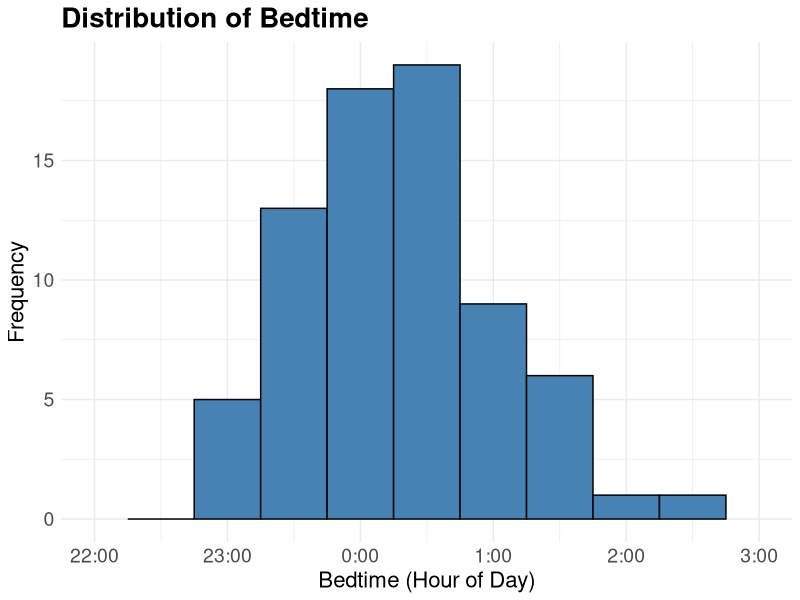
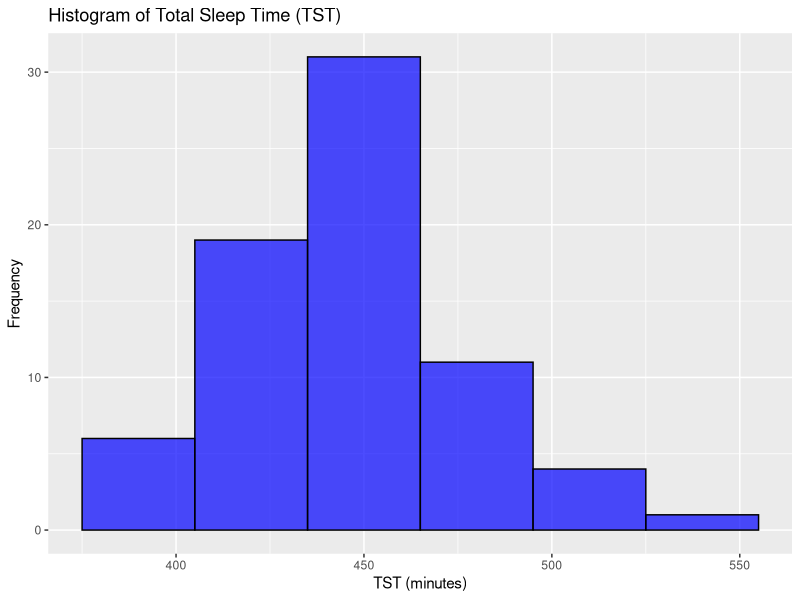
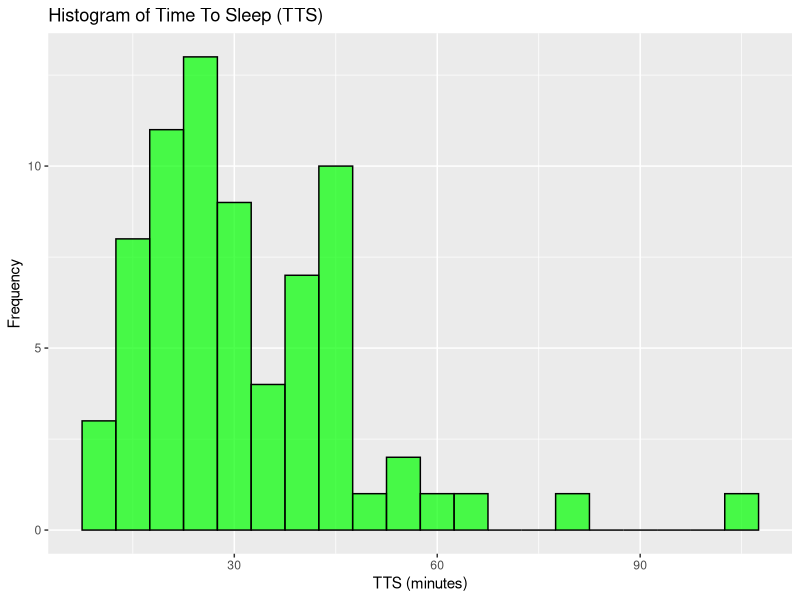
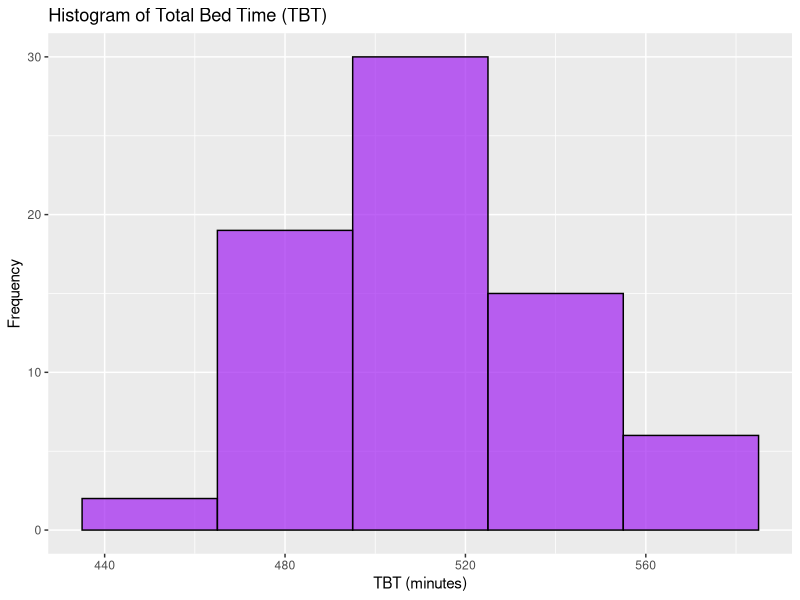
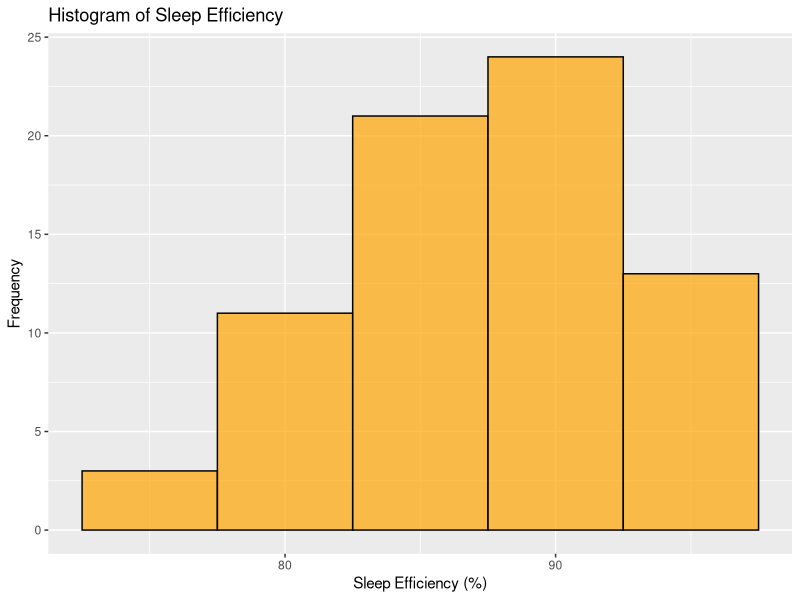
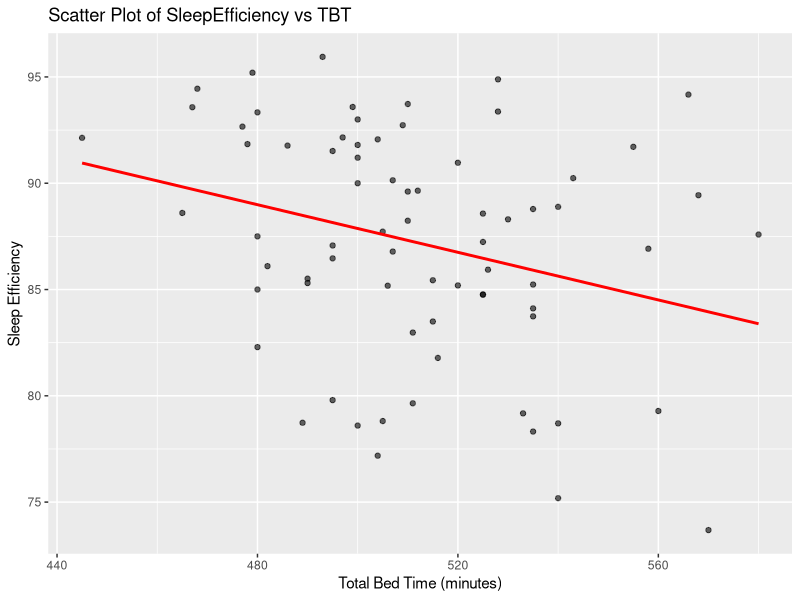
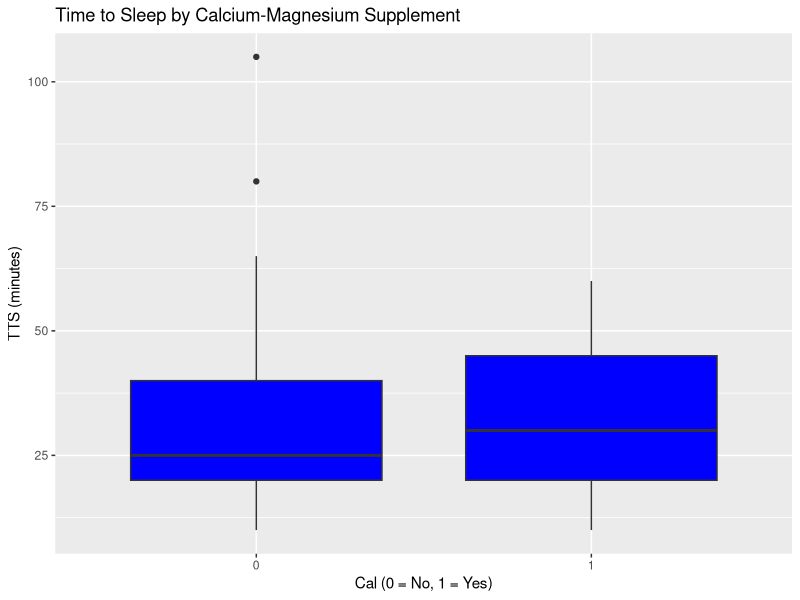
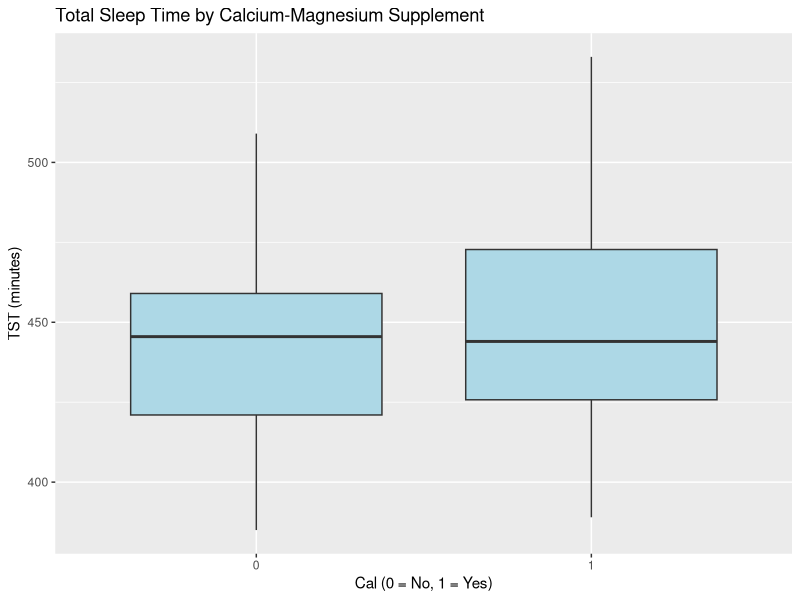

R code for these plots, in order:
## ---- chunk 1
knitr::opts_chunk$set(echo = TRUE)
library(tidyverse)  
library(lubridate)  
library(dplyr)
library(zoo)
## ---- chunk 2
# Read the data file
sleep <- read.table("sleep.txt", header = TRUE, sep = "", stringsAsFactors = FALSE)

# Display the first few rows
head(sleep)
## ---- chunk 3
colSums(is.na(sleep))
## ---- chunk 4
# Add default year (e.g., 2025) to the Date column
sleep$Date <- paste("2025", sleep$Date)

# Convert Date to Date object
sleep$Date <- as.Date(sleep$Date, format="%Y %m/%d")

sleep <- sleep %>%
  mutate(
    temp_bed_hour = floor(Bedtime / 100),  # Extract hours
    Bed_min  = Bedtime %% 100,        # Extract minutes
    Bed_hour = (temp_bed_hour + 12) %% 24,  # Adjust to 24-hour format
    Bedtime_time = as.POSIXct(sprintf("%02d:%02d:00", Bed_hour, Bed_min), format="%H:%M:%S")
  )


sleep <- sleep %>%
  mutate(
    Bedtime_time = format(Bedtime_time, "%H:%M:%S")  # Extract only the time part
  )

sleep <- sleep %>%
  select(-temp_bed_hour)  


# Create a new variable for sleep efficiency (as a percentage)
sleep <- sleep %>%
  mutate(SleepEfficiency = TST / TBT * 100)

sleep <- sleep %>%
  mutate(Awake_time = TBT - TTS - TST)

head(sleep)
## ---- chunk 5

filtered_data <- sleep %>% filter(Bed_hour == 23)

filtered_data
## ---- chunk 6
# Adjust Bed_time to make it continuous (e.g., 1:00 AM -> 25, 2:00 AM -> 26)
sleep$Bed_time_continuous <- ifelse(sleep$Bed_hour < 23, sleep$Bed_hour + 24, sleep$Bed_hour) + sleep$Bed_min / 60

# Plot with the new continuous Bed_time
ggplot(sleep, aes(x = Bed_time_continuous)) +
  geom_histogram(binwidth = 0.5, fill = "steelblue", color = "black") +
  scale_x_continuous(breaks = c(22, 23, 24, 25, 26, 27), 
                     labels = c("22:00", "23:00", "0:00", "1:00", "2:00", "3:00"), 
                     limits = c(22, 27)) +
  labs(title = "Distribution of Bedtime", 
       x = "Bedtime (Hour of Day)", 
       y = "Frequency") +
  theme_minimal() +
  theme(
    plot.title = element_text(size = 20, face = "bold"),  # Title text size
    axis.title.x = element_text(size = 16),              # X-axis title size
    axis.title.y = element_text(size = 16),              # Y-axis title size
    axis.text.x = element_text(size = 14),               # X-axis tick label size
    axis.text.y = element_text(size = 14)                # Y-axis tick label size
  )

## ---- chunk 7
# 1. Look at the basic structure and summary of the data
str(sleep)
summary(sleep)
## ---- chunk 8
# Count combinations of Cal > 0 and Alc > 0
result <- sleep %>%
  mutate(
    Take_Cal = Cal > 0,
    Drink_Alc = Alc > 0
  ) %>%
  group_by(Take_Cal, Drink_Alc) %>%
  summarise(Count = n(), .groups = "drop")

# View the result
print(result)

## ---- chunk 9
# Correlations among numeric variables
numeric_cols <- c("TTS", "TST", "TBT", "Run", "SleepEfficiency","Awake_time")
cor_matrix <- cor(sleep[, numeric_cols], use = "complete.obs")
print(cor_matrix)
## ---- chunk 10
# 2. Histograms for key variables

# Histogram of Total Sleep Time (TST)
ggplot(sleep, aes(x = TST)) +
  geom_histogram(binwidth = 30, fill = "blue", color = "black", alpha = 0.7) +
  labs(title = "Histogram of Total Sleep Time (TST)",
       x = "TST (minutes)",
       y = "Frequency")

# Histogram of Time To Sleep (TTS)
ggplot(sleep, aes(x = TTS)) +
  geom_histogram(binwidth = 5, fill = "green", color = "black", alpha = 0.7) +
  labs(title = "Histogram of Time To Sleep (TTS)",
       x = "TTS (minutes)",
       y = "Frequency")

# Histogram of Total Bed Time (TBT)
ggplot(sleep, aes(x = TBT)) +
  geom_histogram(binwidth = 30, fill = "purple", color = "black", alpha = 0.7) +
  labs(title = "Histogram of Total Bed Time (TBT)",
       x = "TBT (minutes)",
       y = "Frequency")

# Histogram of Sleep Efficiency
ggplot(sleep, aes(x = SleepEfficiency)) +
  geom_histogram(binwidth = 5, fill = "orange", color = "black", alpha = 0.7) +
  labs(title = "Histogram of Sleep Efficiency",
       x = "Sleep Efficiency (%)",
       y = "Frequency")
## ---- chunk 11
# 3. Scatter plot: TST vs TBT
# This addresses the doctor’s hypothesis that actual sleep time (TST) might be nearly fixed regardless 
# of the time in bed (TBT) if the subject is spending more time in bed than necessary.
# so if the human is habitually given much more time in bed, they will just sleep less efficiently
ggplot(sleep, aes(x = TBT, y = SleepEfficiency)) +
  geom_point(alpha = 0.6) +
  geom_smooth(method = "lm", se = FALSE, color = "red") +
  labs(title = "Scatter Plot of SleepEfficiency vs TBT",
       x = "Total Bed Time (minutes)",
       y = "Sleep Efficiency")
## ---- chunk 12
# 4. Boxplots to compare sleep outcomes by supplement (Cal) and alcohol (Alc) intake.
# add 4combinations
# Boxplot of TTS by Calcium-Magnesium supplement (Cal)
ggplot(sleep, aes(x = factor(Cal), y = TTS)) +
  geom_boxplot(fill = "blue") +
  labs(title = "Time to Sleep by Calcium-Magnesium Supplement",
       x = "Cal (0 = No, 1 = Yes)",
       y = "TTS (minutes)")

# Boxplot of TST by Calcium-Magnesium supplement (Cal)
ggplot(sleep, aes(x = factor(Cal), y = TST)) +
  geom_boxplot(fill = "lightblue") +
  labs(title = "Total Sleep Time by Calcium-Magnesium Supplement",
       x = "Cal (0 = No, 1 = Yes)",
       y = "TST (minutes)")

# Boxplot of TTS by Alcohol consumption (Alc)
ggplot(sleep, aes(x = factor(Alc), y = TTS)) +
  geom_boxplot(fill = "blue") +
  labs(title = "Time to Sleep by Alcohol Consumption",
       x = "Alc (0 = No, 1 = Yes)",
       y = "TTS (minutes)")

# Boxplot of TST by Alcohol consumption (Alc)
ggplot(sleep, aes(x = factor(Alc), y = TTS)) +
  geom_boxplot(fill = "lightblue") +
  labs(title = "Time to Sleep by Alcohol Consumption",
       x = "Alc (0 = No, 1 = Yes)",
       y = "TTS (minutes)")
## ---- chunk 13
# Add combinations of Cal and Alc to the dataset
sleep <- sleep %>%
  mutate(
    Combination = interaction(factor(Cal), factor(Alc), sep = ", "),
    Combination_Label = case_when(
      Combination == "0, 0" ~ "Cal=0, Alc=0",
      Combination == "0, 1" ~ "Cal=0, Alc=1",
      Combination == "1, 0" ~ "Cal=1, Alc=0",
      Combination == "1, 1" ~ "Cal=1, Alc=1"
    )
  )

# Plot boxplots for TTS across combinations of Cal and Alc
ggplot(sleep, aes(x = Combination_Label, y = TTS, fill = Combination_Label)) +
  geom_boxplot() +
  scale_fill_brewer(palette = "Set2") +
  labs(
    title = "Time to Sleep by Calcium and Alcohol Combinations",
    x = "Combinations (Cal, Alc)",
    y = "TTS (minutes)"
  ) +
  theme_minimal() +
  theme(
    plot.title = element_text(size = 16, face = "bold"),
    axis.title = element_text(size = 14),
    axis.text.x = element_text(angle = 45, hjust = 1, size = 12),
    legend.position = "none"
  )

## ---- chunk 14
# 5. Scatter plot: Miles run (Run) vs TST
ggplot(sleep, aes(x = Run, y = TST)) +
  geom_point(alpha = 0.6) +
  geom_smooth(method = "lm", se = FALSE, color = "darkgreen") +
  labs(title = "Scatter Plot of Total Sleep Time vs. Miles Run",
       x = "Miles Run",
       y = "TST (minutes)")

# BOXPLOT FOR SLEEP EFFICIENCY
ggplot(sleep, aes(x = Run, y = SleepEfficiency)) +
  geom_point(alpha = 0.6) +
  geom_smooth(method = "lm", se = FALSE, color = "darkgreen") +
  labs(title = "Scatter Plot of SleepEfficiency vs. Miles Run",
       x = "Miles Run",
       y = "SleepEfficiency")
## ---- chunk 15
# Group Run into intervals (0-1, 1-2, etc.)
sleep <- sleep %>%
  mutate(
    Run_group = cut(Run, breaks = seq(0, max(Run, na.rm = TRUE) + 1, by = 1), include.lowest = TRUE)
  )

# TTS by Run_group
p1 <- ggplot(sleep, aes(x = Run_group, y = TTS)) +
  geom_boxplot(fill = "blue", alpha = 0.7) +
  labs(
    title = "Time to Sleep (TTS) by Run Groups",
    x = "Run Group (Miles)",
    y = "TTS (Minutes)"
  ) +
  theme_minimal() +
  theme(axis.text.x = element_text(angle = 45, hjust = 1))

# Awake_time by Run_group
p2 <- ggplot(sleep, aes(x = Run_group, y = Awake_time)) +
  geom_boxplot(fill = "green", alpha = 0.7) +
  labs(
    title = "Awake Time by Run Groups",
    x = "Run Group (Miles)",
    y = "Awake Time (Minutes)"
  ) +
  theme_minimal() +
  theme(axis.text.x = element_text(angle = 45, hjust = 1))

# SleepEfficiency by Run_group
p3 <- ggplot(sleep, aes(x = Run_group, y = SleepEfficiency)) +
  geom_boxplot(fill = "purple", alpha = 0.7) +
  labs(
    title = "Sleep Efficiency by Run Groups",
    x = "Run Group (Miles)",
    y = "Sleep Efficiency (Ratio)"
  ) +
  theme_minimal() +
  theme(axis.text.x = element_text(angle = 45, hjust = 1))

# TST by Run_group
p4 <- ggplot(sleep, aes(x = Run_group, y = TST)) +
  geom_boxplot(fill = "orange", alpha = 0.7) +
  labs(
    title = "Total Sleep Time (TST) by Run Groups",
    x = "Run Group (Miles)",
    y = "TST (Minutes)"
  ) +
  theme_minimal() +
  theme(axis.text.x = element_text(angle = 45, hjust = 1))


## ---- chunk 16
library(patchwork)

# Combine all plots into a grid
combined_plot <- p1 + p2 + p3 + p4 +
  plot_layout(ncol = 2) +
  plot_annotation(
    title = "Influence of Run on Sleep Metrics (Grouped by Run Intervals)",
    theme = theme(plot.title = element_text(size = 18, face = "bold"))
  )

# Display the combined plot
print(combined_plot)

## ---- chunk 17
# Count data points in each Run_group
run_group_counts <- sleep %>%
  group_by(Run_group) %>%
  summarise(Count = n(), .groups = "drop")

# View the counts
print(run_group_counts)
## ---- chunk 18
# Create a sequence of all dates in the range
full_dates <- seq(min(sleep$Date), max(sleep$Date), by = "day")

# Identify missing dates
missing_dates <- setdiff(full_dates, sleep$Date)
## ---- chunk 19
# Sort the data by date
sleep <- sleep %>%
  arrange(Date)

# Identify gaps between consecutive dates
sleep <- sleep %>%
  mutate(
    Gap = c(0, diff(Date)) > 1,        # Mark if there is a gap
    Segment = cumsum(c(0, diff(Date)) > 1)  # Create a segment ID for continuous periods
  )

ggplot(sleep, aes(x = Date, y = TST)) +
  geom_line(aes(group = Segment), color = "steelblue") +  # Plot continuous segments
  labs(
    title = "Total Sleep Time over Time",
    x = "Date",
    y = "TST (minutes)"
  ) +
  theme_minimal()
## ---- chunk 20
ggplot(sleep, aes(x = Date, y = TTS)) +
  geom_line(aes(group = Segment),color = "steelblue") +
  labs(title = "Time to Sleep over Time",
       x = "Date",
       y = "TTS (minutes)")

ggplot(sleep, aes(x = Date, y = TBT)) +
  geom_line(aes(group = Segment),color = "steelblue") +
  labs(title = "Total Bed Time over Time",
       x = "Date",
       y = "TBT (minutes)")


ggplot(sleep, aes(x = Date, y = SleepEfficiency)) +
  geom_line(aes(group = Segment),color = "steelblue") +
  labs(title = "SleepEfficiency over Time",
       x = "Date",
       y = "SleepEfficiency")

ggplot(sleep, aes(x = Date, y = Awake_time)) +
  geom_line(aes(group = Segment),color = "steelblue") +
  labs(title = "Awake time over Time",
       x = "Date",
       y = "AwakeTime")

## ---- chunk 21
# Research Question 1:
# According to the doctor's instructions, the subject should spend (average TST + 30 minutes) in bed.

# Calculate mean and standard deviation of TST
mean_TST <- mean(sleep$TST, na.rm = TRUE)
sd_TST <- sd(sleep$TST, na.rm = TRUE)

# Define the recommended TBT range as (Mean ± 1 SD) + 30 minutes
recommended_TBT_min <- (mean_TST - sd_TST) + 30
recommended_TBT_max <- (mean_TST + sd_TST) + 30

# Print the recommended range
print(paste("Recommended Total Bed Time (TBT) Range:", 
            round(recommended_TBT_min, 1), "to", 
            round(recommended_TBT_max, 1), "minutes"))

# Filter dataset to get Sleep Efficiency values for TBT in this range
filtered_sleep <- sleep %>%
  filter(TBT >= recommended_TBT_min & TBT <= recommended_TBT_max) %>%
  select(TBT, SleepEfficiency)

print(filtered_sleep)

# Compute Average Sleep Efficiency in the Range
avg_sleep_efficiency <- sleep %>%
  filter(TBT >= recommended_TBT_min & TBT <= recommended_TBT_max) %>%
  summarise(mean_SleepEfficiency = mean(SleepEfficiency, na.rm = TRUE))

print(avg_sleep_efficiency)
## ---- chunk 22
plot(x = sleep$TBT, y = sleep$SleepEfficiency, data = sleep)
## ---- chunk 23
# Research Question 2:
# Is the doctor’s hypothesis (that one requires a fixed amount of sleep) reasonable?
model1 <- lm(TST ~ TBT, data = sleep)
summary(model1)
# (If the slope for TBT is near 0, it would support the idea that actual sleep time doesn’t change much with extra time in bed.)
# Plots in EDA part can also contribute to this question
## ---- chunk 24
model2 <- lm(SleepEfficiency ~ TBT, data = sleep)
summary(model2)
## ---- chunk 25
# Research Question 3:
# Do calcium-magnesium supplements affect sleep onset or sleep duration?
# We examine whether taking the supplement (Cal) predicts TTS or TST.
# Model for TTS (falling asleep)
model3 <- lm(TTS ~ Cal + Alc + Run, data = sleep)
summary(model3)
## ---- chunk 26
# Model for TST (staying asleep), controlling for TBT since TBT largely determines the opportunity for sleep.
model4 <- lm(TST ~ TBT + Cal + Alc + Run, data = sleep)
summary(model4)
## ---- chunk 27
# Consider sleep efficiency as an outcome.
model5 <- lm(SleepEfficiency ~ TBT + Cal + Alc + Run, data = sleep)
summary(model5)
## ---- chunk 28
# Research Question 4:
# Do any other factors affect sleep patterns?
model6 <- lm(TTS ~ TBT + Cal + Alc + Run, data = sleep)
summary(model6)
## ---- chunk 29
# Investigate the influence of previous days

# Ensure the data are sorted by Date
sleep <- sleep %>% arrange(Date)

# Create lagged variables and rolling averages for previous day's, previous 3 days, and previous 7 days.
# The lag() function from dplyr creates the previous day’s values.
# The rollmean() function from zoo calculates the rolling (moving) average.
sleep <- sleep %>%
  mutate(
    # Previous day's values
    lag1_TST = lag(TST, 1),
    lag1_TTS = lag(TTS, 1),
    lag1_TBT = lag(TBT, 1),
    lag1_Run = lag(Run, 1),
    
    # Average of previous 3 days
    avg3_TST = rollmean(lag(TST, 1), k = 3, fill = NA, align = "right"),
    avg3_TTS = rollmean(lag(TTS, 1), k = 3, fill = NA, align = "right"),
    avg3_TBT = rollmean(lag(TBT, 1), k = 3, fill = NA, align = "right"),
    avg3_Run = rollmean(lag(Run, 1), k = 3, fill = NA, align = "right"),
    
    # Average of previous 7 days.
    avg7_TST = rollmean(lag(TST, 1), k = 7, fill = NA, align = "right"),
    avg7_TTS = rollmean(lag(TTS, 1), k = 7, fill = NA, align = "right"),
    avg7_TBT = rollmean(lag(TBT, 1), k = 7, fill = NA, align = "right"),
    avg7_Run = rollmean(lag(Run, 1), k = 7, fill = NA, align = "right")
  )

# Because the first few rows will have NA values (since there are not enough previous days),
# we filter out rows with missing lagged/rolling values.
sleep_model <- sleep %>%
  filter(!is.na(lag1_TST),
         !is.na(avg3_TST),
         !is.na(avg7_TST))

head(sleep_model)
## ---- chunk 30
# Model for current day's TST.
# This model uses the previous day's, 3-day average, and 7-day average values of TST, TTS, TBT, and miles_run,
# and also controls for other factors such as Calcium supplement (Cal) and Alcohol (Alc).
model_TST_1 <- lm(TST ~ lag1_TST + 
                    lag1_TTS + 
                    lag1_TBT + 
                    lag1_Run + 
                    Cal + Alc,
                data = sleep_model)
summary(model_TST_1)
## ---- chunk 31
model_TST_3 <- lm(TST ~ avg3_TST + 
                    avg3_TTS + 
                    avg3_TBT + 
                    avg3_Run + 
                    Cal + Alc,
                data = sleep_model)
summary(model_TST_3)
## ---- chunk 32
# Model for current day's TTS.
model_TTS_1 <- lm(TTS ~ lag1_TST  +
                    lag1_TTS  +
                    lag1_TBT +
                    Cal + Alc + Run,
                data = sleep_model)
summary(model_TTS_1)
## ---- chunk 33
model_TTS_3 <- lm(TTS ~ avg3_TST + avg3_TTS + avg3_TBT +
                    Cal + Alc + Run,
                data = sleep_model)
summary(model_TTS_3)
## ---- chunk 34
# Diagnostic Plots for the Models

# For model1 (TST ~ TBT)
par(mfrow = c(2, 2))
plot(model1)

# For model2 (TTS ~ Cal + Alc + Run)
par(mfrow = c(2, 2))
plot(model2)

# For model3
par(mfrow = c(2, 2))
plot(model3)


# For model4
par(mfrow = c(2, 2))
plot(model4)

# For model5
par(mfrow = c(2, 2))
plot(model5)


# For model6
par(mfrow = c(2, 2))
plot(model6)
## ---- chunk 35
# For model_TST_1
par(mfrow = c(2, 2))
plot(model_TST_1)

# For model_TST_3
par(mfrow = c(2, 2))
plot(model_TST_3)

# For model_TTS_1
par(mfrow = c(2, 2))
plot(model_TTS_1)

# For model_TTS_3
par(mfrow = c(2, 2))
plot(model_TTS_3)

# Reset plotting parameters to default (1 plot per page)
par(mfrow = c(1, 1))
## ---- chunk 36
# Load necessary library
library(patchwork)

# Categorize bedtime into six periods
sleep <- sleep %>%
  mutate(
    BedtimeCategory = case_when(
      Bed_hour >= 20 & Bed_hour < 22 ~ "20:00-21:59",
      Bed_hour >= 22 & Bed_hour < 24  ~ "22:00-23:59",
      Bed_hour >= 0  & Bed_hour < 2  ~ "00:00-01:59",
      Bed_hour >= 2  & Bed_hour < 4  ~ "02:00-03:59",
      Bed_hour >= 4  & Bed_hour < 6  ~ "04:00-05:59",
      TRUE ~ "Other"
    ),
    BedtimeCategory = factor(BedtimeCategory, 
                             levels = c("20:00-21:59", "22:00-23:59", "00:00-01:59",
                                        "02:00-03:59", "04:00-05:59", "Other"))
  )

# Create individual boxplots
p1 <- ggplot(sleep, aes(x = BedtimeCategory, y = SleepEfficiency, fill = BedtimeCategory)) +
  geom_boxplot() +
  labs(title = "Sleep Efficiency", x = "Bedtime Period", y = "Sleep Efficiency (%)") +
  theme_minimal() +
  theme(axis.text.x = element_text(angle = 45, hjust = 1), legend.position = "none")

p2 <- ggplot(sleep, aes(x = BedtimeCategory, y = TTS, fill = BedtimeCategory)) +
  geom_boxplot() +
  labs(title = "Time to Sleep (TTS)", x = "Bedtime Period", y = "TTS (minutes)") +
  theme_minimal() +
  theme(axis.text.x = element_text(angle = 45, hjust = 1), legend.position = "none")

p3 <- ggplot(sleep, aes(x = BedtimeCategory, y = Awake_time, fill = BedtimeCategory)) +
  geom_boxplot() +
  labs(title = "Awake Time", x = "Bedtime Period", y = "Awake Time (minutes)") +
  theme_minimal() +
  theme(axis.text.x = element_text(angle = 45, hjust = 1), legend.position = "none")

p4 <- ggplot(sleep, aes(x = BedtimeCategory, y = TST, fill = BedtimeCategory)) +
  geom_boxplot() +
  labs(title = "Total Sleep Time (TST)", x = "Bedtime Period", y = "TST (minutes)") +
  theme_minimal() +
  theme(axis.text.x = element_text(angle = 45, hjust = 1), legend.position = "none")


combined_plot <- (p1 | p2) / (p3 | p4) + 
  plot_annotation(
    title = "Effect of Bedtime on Sleep Metrics",
    theme = theme(plot.title = element_text(size = 16, face = "bold"))
  )


print(combined_plot)

## ---- chunk 37
library(lme4)

# Fit a mixed-effects model with Segment as a grouping factor (random effect)
model_mixed <- lmer(SleepEfficiency ~ TTS + Awake_time + Bed_hour + Cal + Alc + Run + (1 | Segment), data = sleep)


summary(model_mixed)



plot(model_mixed)

# Random effects structure
ranef(model_mixed)

